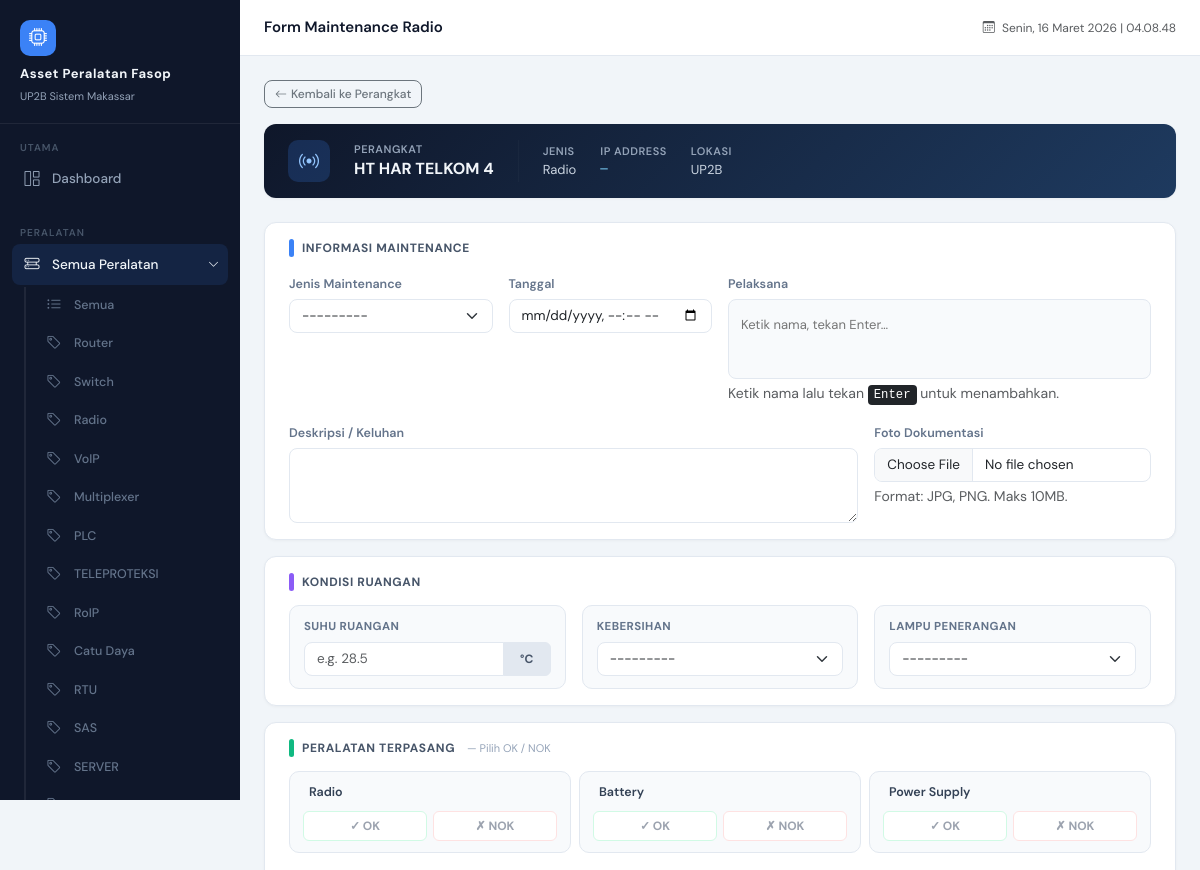
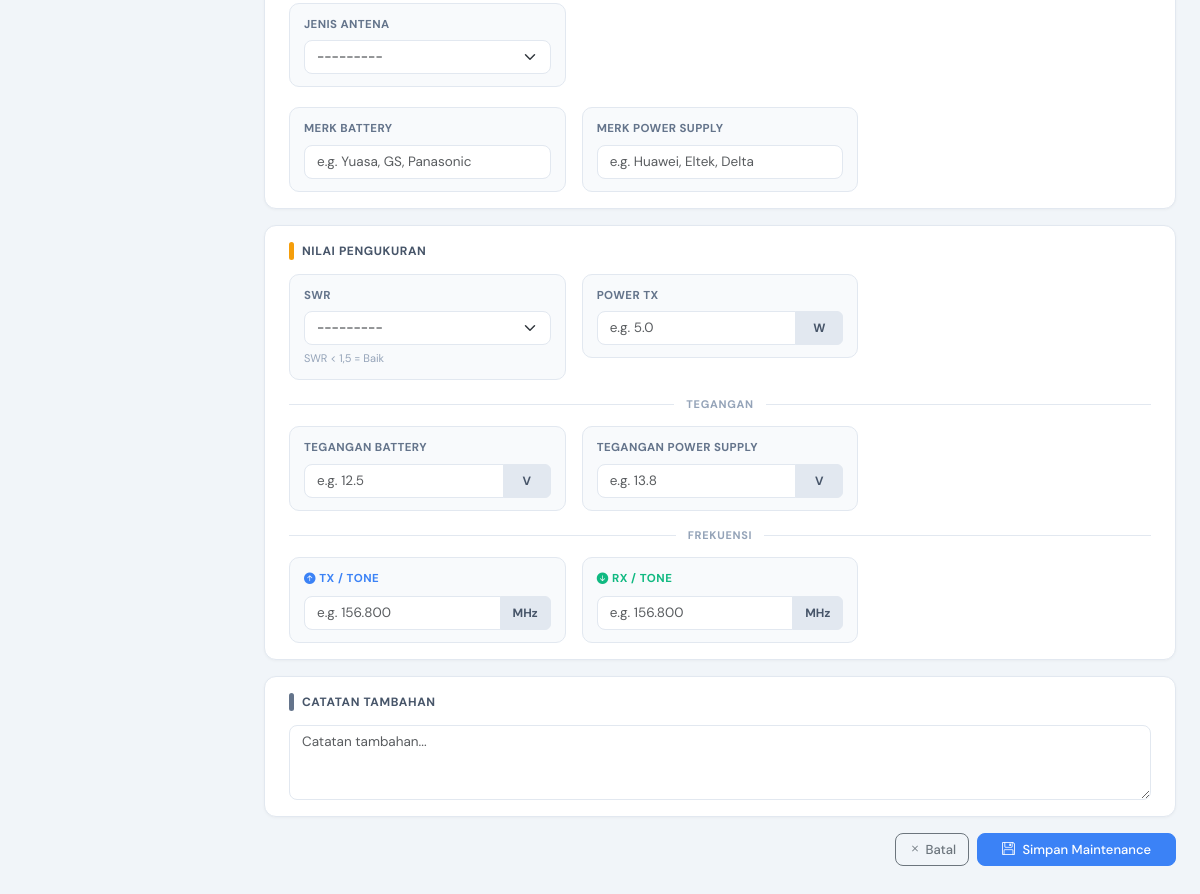
Page /maintenance/maintenance/add/53/ (signed in) on the committed database (2 pictures, top to bottom).
### devices/models.py (models this page shows, shortened)
class DeviceType(models.Model):
    name = models.CharField(max_length=100)
    def __str__(self):
        return self.name

class Device(models.Model):
    nama = models.CharField(max_length=100)
    jenis = models.ForeignKey(
        DeviceType,
        on_delete=models.SET_NULL,
        null=True,
        blank=True
    )
    merk = models.CharField(max_length=100)
    type = models.CharField(max_length=100, blank=True, null=True)
    serial_number = models.CharField(max_length=100, blank=True, null=True)
    firmware_version = models.CharField(max_length=100, blank=True, null=True)
    ip_address = models.GenericIPAddressField(blank=True, null=True)
    lokasi = models.CharField(max_length=150)
    keterangan = models.TextField(blank=True, null=True)
    foto = models.ImageField(upload_to='device_photos/', blank=True, null=True)
    foto2 = models.ImageField(upload_to='device_photos/', blank=True, null=True, verbose_name='Foto 2')
    created_at = models.DateTimeField(auto_now_add=True)
    created_by = models.ForeignKey(
        User,
        on_delete=models.SET_NULL,
        null=True,
        blank=True,
        related_name='created_devices',
        verbose_name='Ditambahkan oleh'
    )
    deleted_by = models.ForeignKey(
        User,
        on_delete=models.SET_NULL,
        null=True,
        blank=True,
        related_name='deleted_devices'
    )
    is_deleted = models.BooleanField(default=False)
    spesifikasi = models.JSONField(blank=True, null=True, default=dict)  # ← tambahan

### maintenance/views.py (the view)
# urls.py: path('maintenance/add/<int:device_id>/', views.maintenance_create, name='maintenance_add_device'),
@login_required
def maintenance_create(request, device_id):
    device = get_object_or_404(Device, id=device_id)
    detail_form_class, template = _get_detail_form_config(device)
    if request.method == 'POST':
        mform = MaintenanceForm(request.POST, request.FILES)
        dform = detail_form_class(request.POST) if detail_form_class else None
        if mform.is_valid() and (dform is None or dform.is_valid()):
            maintenance = mform.save(commit=False)
            maintenance.device = device
            maintenance.status = 'Open'  # selalu Open saat baru dibuat
            names_raw = request.POST.get('pelaksana_names', '[]')
            try:
                maintenance.pelaksana_names = json.loads(names_raw)
            except (json.JSONDecodeError, ValueError):
                maintenance.pelaksana_names = []
            maintenance.save()
            if dform:
                detail = dform.save(commit=False)
                detail.maintenance = maintenance
                detail.save()
            return redirect('maintenance_list')
    else:
        mform = MaintenanceForm()
        dform = detail_form_class() if detail_form_class else None
    slot_fields = []
    if dform and dform.__class__.__name__ == 'MaintenanceMuxForm':
        for letter in 'ABCDEFGH':
            l = letter.lower()
            slot_fields.append((letter, dform['slot_' + l + '_modul'], dform['slot_' + l + '_isian']))
    return render(request, template, {
        'maintenance_form': mform,
        'detail_form':      dform,
        'device':           device,
        'slot_fields':      slot_fields,
    })

### devices/templates/maintenance/radio_form.html (shortened to what this page needs)
{% extends 'base.html' %}
{% block page_title %}{% if is_edit %}Edit{% else %}Form{% endif %} Maintenance Radio{% endblock %}
{% block content %}
<div class="d-flex align-items-center gap-2 mb-3">
    {% if is_edit %}
    <a href="{% url 'maintenance_view' maintenance.id %}" class="btn btn-sm btn-outline-secondary">
        <i class="bi bi-arrow-left me-1"></i>Kembali ke Detail
    </a>
    {% else %}
    <a href="{% url 'device_view' device.id %}" class="btn btn-sm btn-outline-secondary">
        <i class="bi bi-arrow-left me-1"></i>Kembali ke Perangkat
    </a>
    {% endif %}
</div>
<div class="card mb-4" style="background:linear-gradient(135deg,#0f172a 0%,#1e3a5f 100%);border:none;">
    <div class="card-body py-3 px-4">
        <div class="d-flex align-items-center gap-4 flex-wrap">
            <div style="width:42px;height:42px;background:rgba(59,130,246,0.2);border-radius:10px;display:flex;align-items:center;justify-content:center;flex-shrink:0;">
                <i class="bi bi-broadcast" style="font-size:20px;color:#93c5fd;"></i>
            </div>
            <div>
                <div style="font-size:11px;color:#94a3b8;font-weight:600;text-transform:uppercase;letter-spacing:0.5px;">Perangkat</div>
                <div style="font-size:16px;font-weight:700;color:#f1f5f9;">{{ device.nama }}</div>
            </div>
            <div>
                <div style="font-size:11px;color:#94a3b8;font-weight:600;text-transform:uppercase;letter-spacing:0.5px;">Jenis</div>
                <div style="font-size:13px;color:#cbd5e1;">{{ device.jenis }}</div>
            </div>
            <div>
                <div style="font-size:11px;color:#94a3b8;font-weight:600;text-transform:uppercase;letter-spacing:0.5px;">IP Address</div>
                <div class="mono" style="color:#7dd3fc;">{{ device.ip_address|default:"—" }}</div>
            </div>
            <div>
                <div style="font-size:11px;color:#94a3b8;font-weight:600;text-transform:uppercase;letter-spacing:0.5px;">Lokasi</div>
                <div style="font-size:13px;color:#cbd5e1;">{{ device.lokasi|default:"—" }}</div>
            </div>
        </div>
    </div>
</div>
<form method="post" enctype="multipart/form-data"
    {% if is_edit %}action="{% url 'maintenance_edit' maintenance.id %}"{% endif %}>
<div class="card mb-3">
    <div class="card-body px-4 py-3">
        <div class="section-title-bar">
            <span class="bar" style="background:#3b82f6;"></span>
            <span>Informasi Maintenance</span>
        </div>
        <div class="row g-3">
            <div class="col-md-3">
                <label class="form-label">Jenis Maintenance</label>
                {{ maintenance_form.maintenance_type }}
            </div>
            <div class="col-md-3">
                <label class="form-label">Tanggal</label>
                {{ maintenance_form.date }}
            </div>
            {% include 'maintenance/_pelaksana_tag_input.html' %}
            <div class="col-md-8">
                <label class="form-label">Deskripsi / Keluhan</label>
                {{ maintenance_form.description }}
            </div>
            <div class="col-md-4">
                <label class="form-label">Foto Dokumentasi</label>
                {{ maintenance_form.photo }}
                <div class="form-text">Format: JPG, PNG. Maks 10MB.</div>
            </div>
        </div>
    </div>
</div>
<div class="card mb-3">
    <div class="card-body px-4 py-3">
        <div class="section-title-bar">
            <span class="bar" style="background:#8b5cf6;"></span>
            <span>Kondisi Ruangan</span>
        </div>
        <div class="row g-3">
            <div class="col-md-4">
                <div class="measure-card">
                    <div class="measure-label">Suhu Ruangan</div>
                    <div class="input-group">
                        {{ detail_form.suhu_ruangan }}
                        <span class="input-group-text measure-unit">°C</span>
                    </div>
                </div>
            </div>
            <div class="col-md-4">
                <div class="measure-card">
                    <div class="measure-label">Kebersihan</div>
                    {{ detail_form.kebersihan }}
                </div>
            </div>
            <div class="col-md-4">
                <div class="measure-card">
                    <div class="measure-label">Lampu Penerangan</div>
                    {{ detail_form.lampu_penerangan }}
                </div>
            </div>
        </div>
    </div>
</div>
<div class="card mb-3">
    <div class="card-body px-4 py-3">
        <div class="section-title-bar">
            <span class="bar" style="background:#10b981;"></span>
            <span>Peralatan Terpasang</span>
            <span style="font-size:11px;color:#94a3b8;margin-left:4px;">— Pilih OK / NOK</span>
        </div>
        <div class="row g-2" id="checklist-container">
        </div>
        <div class="row g-3 mt-1">
            <div class="col-md-4">
                <div class="measure-card">
                    <div class="measure-label">Jenis Antena</div>
                    {{ detail_form.jenis_antena }}
                </div>
            </div>
        </div>
        <div class="row g-3 mt-1">
            <div class="col-md-4">
                <div class="measure-card">
                    <div class="measure-label">Merk Battery</div>
                    {{ detail_form.merk_battery }}
                </div>
            </div>
            <div class="col-md-4">
                <div class="measure-card">
                    <div class="measure-label">Merk Power Supply</div>
                    {{ detail_form.merk_power_supply }}
                </div>
            </div>
        </div>
    </div>
</div>
<div class="card mb-3">
    <div class="card-body px-4 py-3">
        <div class="section-title-bar">
            <span class="bar" style="background:#f59e0b;"></span>
            <span>Nilai Pengukuran</span>
        </div>
        <div class="row g-3 mb-3">
            <div class="col-md-4">
                <div class="measure-card">
                    <div class="measure-label">SWR</div>
                    {{ detail_form.swr }}
                    <div class="measure-hint">SWR &lt; 1,5 = Baik</div>
                </div>
            </div>
            <div class="col-md-4">
                <div class="measure-card">
                    <div class="measure-label">Power TX</div>
                    <div class="input-group">
                        {{ detail_form.power_tx }}
                        <span class="input-group-text measure-unit">W</span>
                    </div>
                </div>
            </div>
        </div>
        <div class="freq-divider">
            <div class="freq-line"></div>
            <span class="freq-label">Tegangan</span>
            <div class="freq-line"></div>
        </div>
        <div class="row g-3 mb-3">
            <div class="col-md-4">
                <div class="measure-card">
                    <div class="measure-label">Tegangan Battery</div>
                    <div class="input-group">
                        {{ detail_form.tegangan_battery }}
                        <span class="input-group-text measure-unit">V</span>
                    </div>
                </div>
            </div>
            <div class="col-md-4">
                <div class="measure-card">
                    <div class="measure-label">Tegangan Power Supply</div>
                    <div class="input-group">
                        {{ detail_form.tegangan_psu }}
                        <span class="input-group-text measure-unit">V</span>
                    </div>
                </div>
            </div>
        </div>
        <div class="freq-divider">
            <div class="freq-line"></div>
            <span class="freq-label">Frekuensi</span>
            <div class="freq-line"></div>
        </div>
        <div class="row g-3">
            <div class="col-md-4">
                <div class="measure-card">
                    <div class="tx-rx-header tx"><i class="bi bi-arrow-up-circle-fill"></i> TX / Tone</div>
                    <div class="input-group">
                        {{ detail_form.frekuensi_tx }}
                        <span class="input-group-text measure-unit">MHz</span>
                    </div>
                </div>
            </div>
            <div class="col-md-4">
                <div class="measure-card">
                    <div class="tx-rx-header rx"><i class="bi bi-arrow-down-circle-fill"></i> RX / Tone</div>
                    <div class="input-group">
                        {{ detail_form.frekuensi_rx }}
                        <span class="input-group-text measure-unit">MHz</span>
                    </div>
                </div>
            </div>
        </div>
    </div>
</div>
<div class="card mb-3">
    <div class="card-body px-4 py-3">
        <div class="section-title-bar">
            <span class="bar" style="background:#64748b;"></span>
            <span>Catatan Tambahan</span>
        </div>
        {{ detail_form.catatan }}
    </div>
</div>
<div class="d-flex gap-2 justify-content-end pb-4">
    {% if is_edit %}
    <a href="{% url 'maintenance_view' maintenance.id %}" class="btn btn-outline-secondary">
        <i class="bi bi-x me-1"></i>Batal
    </a>
    {% else %}
    <a href="{% url 'device_view' device.id %}" class="btn btn-outline-secondary">
        <i class="bi bi-x me-1"></i>Batal
    </a>
    {% endif %}
    <button type="submit" class="btn btn-primary px-4">
        <i class="bi bi-floppy me-1"></i>
        {% if is_edit %}Simpan Perubahan{% else %}Simpan Maintenance{% endif %}
    </button>
</div>
</form>
{% endblock %}

### devices/templates/base.html (shortened to what this page needs)
<!DOCTYPE html>
<html lang="id">
<head>
    <link href="https://cdn.jsdelivr.net/npm/bootstrap@5.3.2/dist/css/bootstrap.min.css" rel="stylesheet">
    <link href="https://cdn.jsdelivr.net/npm/bootstrap-icons@1.11.3/font/bootstrap-icons.css" rel="stylesheet">
</head>
<body>
<div id="sidebar">
    <div class="sidebar-brand">
        <div class="brand-icon"><i class="bi bi-cpu"></i></div>
        <h6>Asset Peralatan Fasop</h6>
        <small>UP2B Sistem Makassar</small>
    </div>
    <div class="sidebar-section">
        <div class="sidebar-section-label">Utama</div>
        <a href="{% url 'dashboard' %}" class="sidebar-link {% if request.resolver_match.url_name == 'dashboard' %}active{% endif %}">
            <span class="si-icon"><i class="bi bi-grid-1x2"></i></span>
            Dashboard
        </a>
    </div>
    <div class="sidebar-section">
        <div class="sidebar-section-label">Peralatan</div>
        {% with url_name=request.resolver_match.url_name jenis_param=request.GET.jenis %}
        <button class="sidebar-link sidebar-group-toggle w-100 text-start border-0
            {% if 'device' in url_name or url_name == 'lokasi_list' %}active open{% endif %}"
            data-target="submenu-peralatan" type="button">
            <span class="si-icon"><i class="bi bi-hdd-rack"></i></span>
            Semua Peralatan
            <i class="bi bi-chevron-right sidebar-toggle-btn ms-auto"></i>
        </button>
        <div class="sidebar-submenu {% if 'device' in url_name or url_name == 'lokasi_list' %}open{% endif %}"
             id="submenu-peralatan">
            <a href="{% url 'device_list' %}"
               class="sidebar-link {% if url_name == 'device_list' and not jenis_param %}active{% endif %}">
                <span class="si-icon"><i class="bi bi-list-ul"></i></span>
                Semua
            </a>
            {% for jenis in navbar_device_types %}
            {% with jenis_id_str=jenis.id|stringformat:"s" %}
            <a href="{% url 'device_list' %}?jenis={{ jenis.id }}"
               class="sidebar-link
               {% if url_name == 'device_view' and active_device_jenis_id == jenis.id %}active{% endif %}">
                <span class="si-icon"><i class="bi bi-tag"></i></span>
                {{ jenis.name }}
            </a>
            {% endwith %}
            {% endfor %}
        </div>
        {% endwith %}
    </div>
</div>
<div id="main-content">
    <div id="topbar">
        <span class="topbar-title">{% block page_title %}{% endblock %}</span>
        <div class="topbar-right">
            <span class="text-muted" style="font-size:12px;">
                <i class="bi bi-calendar3 me-1"></i>
                <span id="topbar-date"></span>
            </span>
        </div>
    </div>
    <div class="page-content">
        {% block content %}{% endblock %}
    </div>
</div>
</body>
</html>

### rows in the picture
DeviceType: name "Router"
DeviceType: name "Switch"
DeviceType: name "Radio"
DeviceType: name "VoIP"
DeviceType: name "Multiplexer"
DeviceType: name "PLC"
DeviceType: name "TELEPROTEKSI"
DeviceType: name "RoIP"
DeviceType: name "Catu Daya"
DeviceType: name "RTU"
DeviceType: name "SAS"
DeviceType: name "SERVER"
Device: nama "HT HAR TELKOM 4", jenis "Radio", ip_address "—", lokasi "UP2B"
